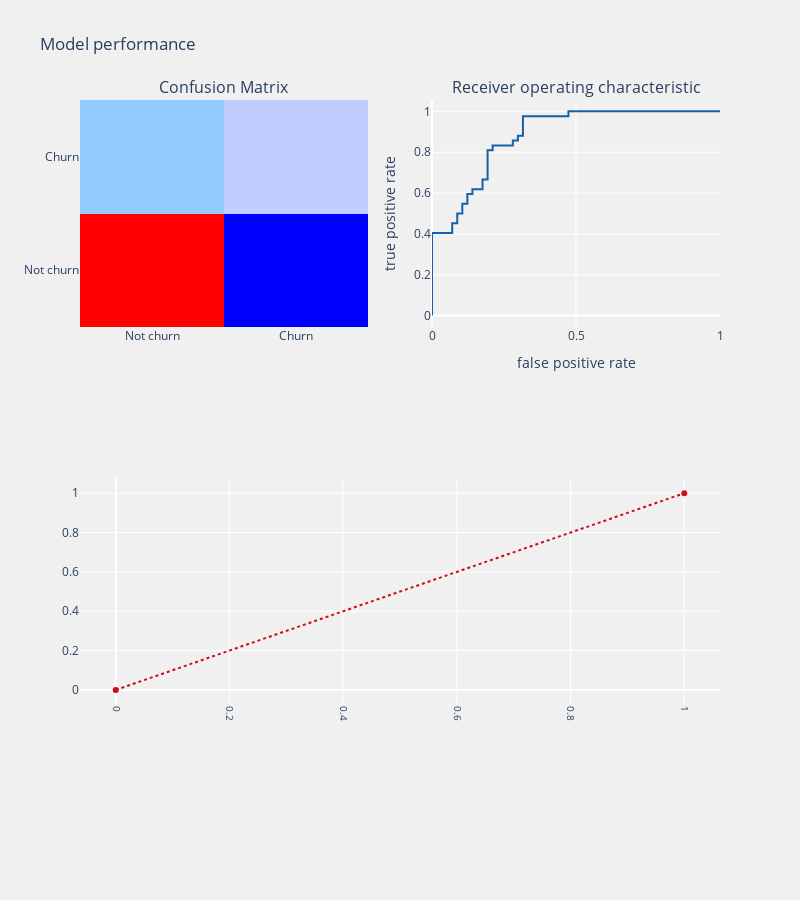

Here is the notebook cell this chart was saved with:
### Code cell
graf_prediction(pipeline.steps[1][1],
                         X_test,y_test,pipeline.predict(X_test), pipeline.predict_proba(X_test),
                         "coefficients",threshold_plot = True)

### Figure 1 — Plotly figure (JSON) as saved in the notebook; plotly's stock layout.template omitted (floating-point values rounded to 4 significant figures)
{"data": [{"colorscale": [[0, "rgb(0,0,255)"], [0.1, "rgb(51,153,255)"], [0.2, "rgb(102,204,255)"], [0.3, "rgb(153,204,255)"], [0.4, "rgb(204,204,255)"], [0.5, "rgb(255,255,255)"], [0.6, "rgb(255,204,255)"], [0.7, "rgb(255,153,255)"], [0.8, "rgb(255,102,204)"], [0.9, "rgb(255,102,102)"], [1, "rgb(255,0,0)"]], "name": "matrix", "showscale": false, "type": "heatmap", "x": ["Not churn", "Churn"], "xaxis": "x", "y": ["Not churn", "Churn"], "yaxis": "y", "z": [[51, 6], [19, 23]]}, {"line": {"color": "rgb(22, 96, 167)", "width": 2}, "name": "Roc : 0.7211779448621555", "type": "scatter", "x": [0, 0, 0, 0.07018, 0.07018, 0.08772, 0.08772, 0.1053, 0.1053, 0.1228, 0.1228, 0.1404, 0.1404, 0.1754, 0.1754, 0.193, 0.193, 0.2105, 0.2105, 0.2807, 0.2807, 0.2982, 0.2982, 0.3158, 0.3158, 0.4737, 0.4737, 0.807, 0.8421, 1], "xaxis": "x2", "y": [0, 0.02381, 0.4048, 0.4048, 0.4524, 0.4524, 0.5, 0.5, 0.5476, 0.5476, 0.5952, 0.5952, 0.619, 0.619, 0.6667, 0.6667, 0.8095, 0.8095, 0.8333, 0.8333, 0.8571, 0.8571, 0.881, 0.881, 0.9762, 0.9762, 1, 1, 1, 1], "yaxis": "y2"}, {"line": {"color": "rgb(205, 12, 24)", "dash": "dot", "width": 2}, "type": "scatter", "x": [0, 1], "xaxis": "x3", "y": [0, 1], "yaxis": "y3"}], "layout": {"annotations": [{"font": {"size": 16}, "showarrow": false, "text": "Confusion Matrix", "x": 0.225, "xanchor": "center", "xref": "paper", "y": 1, "yanchor": "bottom", "yref": "paper"}, {"font": {"size": 16}, "showarrow": false, "text": "Receiver operating characteristic", "x": 0.775, "xanchor": "center", "xref": "paper", "y": 1, "yanchor": "bottom", "yref": "paper"}], "autosize": false, "height": 900, "margin": {"b": 195}, "paper_bgcolor": "rgba(240,240,240, 0.95)", "plot_bgcolor": "rgba(240,240,240, 0.95)", "showlegend": false, "title": {"text": "Model performance"}, "width": 800, "xaxis": {"anchor": "y", "domain": [0, 0.45]}, "xaxis2": {"anchor": "y2", "domain": [0.55, 1], "title": {"text": "false positive rate"}}, "xaxis3": {"anchor": "y3", "domain": [0, 1], "showgrid": true, "tickangle": 90, "tickfont": {"size": 10}}, "yaxis": {"anchor": "x", "domain": [0.625, 1]}, "yaxis2": {"anchor": "x2", "domain": [0.625, 1], "title": {"text": "true positive rate"}}, "yaxis3": {"anchor": "x3", "domain": [0, 0.375]}}}
